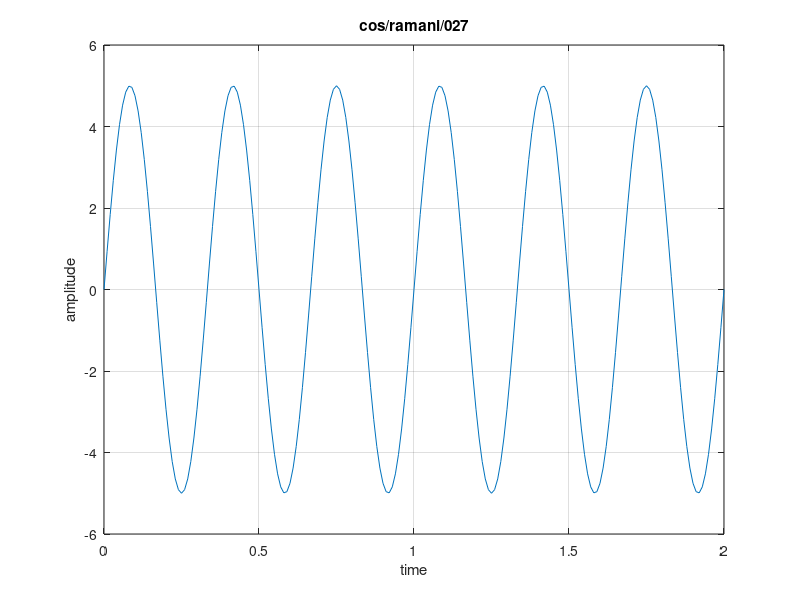

Here is the MATLAB script that generated this plot:
clc
clear all
a=5;
f=3;
t=0:0.01:2;
x=a*sin(2*pi*f*t);
plot(t, x);
grid on;
xlabel('time');
ylabel('amplitude');
title('cos/ramani/027');